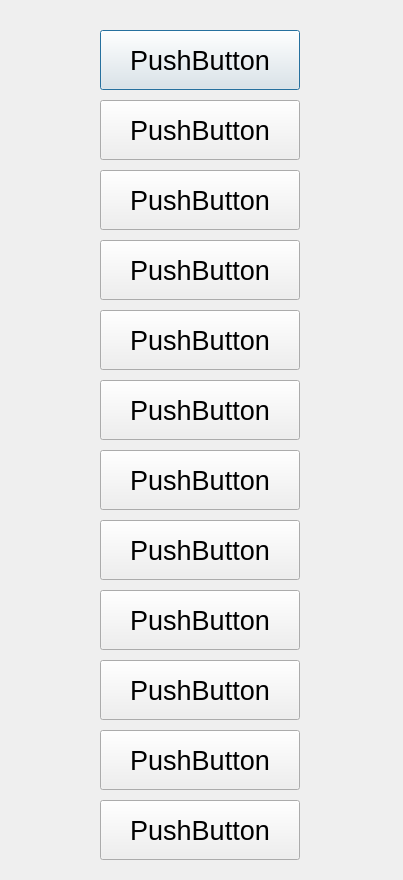
<?xml version="1.0" encoding="UTF-8"?>
<ui version="4.0">
 <class>Dialog</class>
 <widget class="QDialog" name="Dialog">
  <property name="enabled">
   <bool>true</bool>
  </property>
  <property name="geometry">
   <rect>
    <x>0</x>
    <y>0</y>
    <width>403</width>
    <height>880</height>
   </rect>
  </property>
  <property name="windowTitle">
   <string>Dialog</string>
  </property>
  <widget class="QPushButton" name="pushButton_0">
   <property name="geometry">
    <rect>
     <x>100</x>
     <y>30</y>
     <width>200</width>
     <height>60</height>
    </rect>
   </property>
   <property name="font">
    <font>
     <pointsize>20</pointsize>
    </font>
   </property>
   <property name="text">
    <string>PushButton</string>
   </property>
  </widget>
  <widget class="QPushButton" name="pushButton_1">
   <property name="geometry">
    <rect>
     <x>100</x>
     <y>100</y>
     <width>200</width>
     <height>60</height>
    </rect>
   </property>
   <property name="font">
    <font>
     <pointsize>20</pointsize>
    </font>
   </property>
   <property name="text">
    <string>PushButton</string>
   </property>
  </widget>
  <widget class="QPushButton" name="pushButton_2">
   <property name="geometry">
    <rect>
     <x>100</x>
     <y>170</y>
     <width>200</width>
     <height>60</height>
    </rect>
   </property>
   <property name="font">
    <font>
     <pointsize>20</pointsize>
    </font>
   </property>
   <property name="text">
    <string>PushButton</string>
   </property>
  </widget>
  <widget class="QPushButton" name="pushButton_3">
   <property name="geometry">
    <rect>
     <x>100</x>
     <y>240</y>
     <width>200</width>
     <height>60</height>
    </rect>
   </property>
   <property name="font">
    <font>
     <pointsize>20</pointsize>
    </font>
   </property>
   <property name="text">
    <string>PushButton</string>
   </property>
  </widget>
  <widget class="QPushButton" name="pushButton_4">
   <property name="geometry">
    <rect>
     <x>100</x>
     <y>310</y>
     <width>200</width>
     <height>60</height>
    </rect>
   </property>
   <property name="font">
    <font>
     <pointsize>20</pointsize>
    </font>
   </property>
   <property name="text">
    <string>PushButton</string>
   </property>
  </widget>
  <widget class="QPushButton" name="pushButton_5">
   <property name="geometry">
    <rect>
     <x>100</x>
     <y>380</y>
     <width>200</width>
     <height>60</height>
    </rect>
   </property>
   <property name="font">
    <font>
     <pointsize>20</pointsize>
    </font>
   </property>
   <property name="text">
    <string>PushButton</string>
   </property>
  </widget>
  <widget class="QPushButton" name="pushButton_6">
   <property name="geometry">
    <rect>
     <x>100</x>
     <y>450</y>
     <width>200</width>
     <height>60</height>
    </rect>
   </property>
   <property name="font">
    <font>
     <pointsize>20</pointsize>
    </font>
   </property>
   <property name="text">
    <string>PushButton</string>
   </property>
  </widget>
  <widget class="QPushButton" name="pushButton_7">
   <property name="geometry">
    <rect>
     <x>100</x>
     <y>520</y>
     <width>200</width>
     <height>60</height>
    </rect>
   </property>
   <property name="font">
    <font>
     <pointsize>20</pointsize>
    </font>
   </property>
   <property name="text">
    <string>PushButton</string>
   </property>
  </widget>
  <widget class="QPushButton" name="pushButton_8">
   <property name="geometry">
    <rect>
     <x>100</x>
     <y>590</y>
     <width>200</width>
     <height>60</height>
    </rect>
   </property>
   <property name="font">
    <font>
     <pointsize>20</pointsize>
    </font>
   </property>
   <property name="text">
    <string>PushButton</string>
   </property>
  </widget>
  <widget class="QPushButton" name="pushButton_9">
   <property name="geometry">
    <rect>
     <x>100</x>
     <y>660</y>
     <width>200</width>
     <height>60</height>
    </rect>
   </property>
   <property name="font">
    <font>
     <pointsize>20</pointsize>
    </font>
   </property>
   <property name="text">
    <string>PushButton</string>
   </property>
  </widget>
  <widget class="QPushButton" name="pushButton_10">
   <property name="geometry">
    <rect>
     <x>100</x>
     <y>730</y>
     <width>200</width>
     <height>60</height>
    </rect>
   </property>
   <property name="font">
    <font>
     <pointsize>20</pointsize>
    </font>
   </property>
   <property name="text">
    <string>PushButton</string>
   </property>
  </widget>
  <widget class="QPushButton" name="pushButton_11">
   <property name="geometry">
    <rect>
     <x>100</x>
     <y>800</y>
     <width>200</width>
     <height>60</height>
    </rect>
   </property>
   <property name="font">
    <font>
     <pointsize>20</pointsize>
    </font>
   </property>
   <property name="text">
    <string>PushButton</string>
   </property>
  </widget>
 </widget>
 <resources/>
 <connections/>
</ui>
